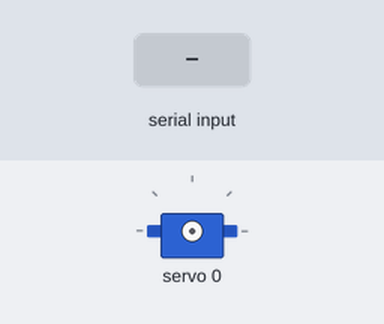
Recording of a sketch running on a simulated Arduino Uno, built with avr-gcc and run on an emulated ATmega328P. Shown: servo. Inputs (shaded band) come from the test bench.

Above: at 1.2 s.
1.3 s: "a" received over Serial
2.8 s: "b" received over Serial
Timing chart, 0 to 5.8 s (numbered marks = the images above; inputs shaded):
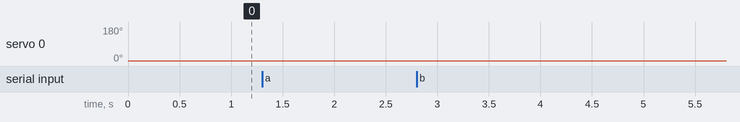

Measured:
- after the input at 2.8 s, servo 0: 1° → 2° at once

The sketch:

Servo_Timer.ino
```cpp
// Make sure these libraries are installed
// If not the case, use Tools > Manage Libraries
#include <Wire.h>
#include <Adafruit_PWMServoDriver.h>

// declaring variables

Adafruit_PWMServoDriver pwm = Adafruit_PWMServoDriver();
int servo_num = 0;
int servo_freq = 50;

int pos, MinPulse, MaxPulse;  // current position, minimum (0°) & maximum (180°) pulse length of the servo in µs
float secondStep;             // unrounded pulse length increase in µs that corresponds to an increase of 1 second
float exactPos;               // Exact, unrounded position of the servo in µs
char serialVariable;          // Character received through the serial communication

void setup() {
  Serial.begin(115200);                 // open serial communication

  //_________________Begin - Setup_______________
  pwm.begin();
  pwm.setPWMFreq(servo_freq);

  MinPulse = 550;
  MaxPulse = 2400;
  secondStep = (2400 - 550)/150;
  //_________________End - Setup_______________

}

void loop() {

  // Only run the loop if the serial communication is available
  if( Serial.available())
  {

    // read the incoming character and save it in "serialVariable"
    serialVariable = Serial.read();

    // If "a" is received reset the servo to its starting position.

    //_________________Begin - Reset_______________
    if (serialVariable == 'a') {
  exactPos = 550;
    pwm.writeMicroseconds(servo_num, 550);
    }

    //_________________End - Reset_______________


    // If "b" is received move the motor by one step.

    //_________________Begin - Advance_______________
    if (serialVariable == 'b') {
  exactPos += secondStep;
    pwm.writeMicroseconds(servo_num, (int) exactPos);
    }

    //_________________End - Advance_______________


  }
}
```
